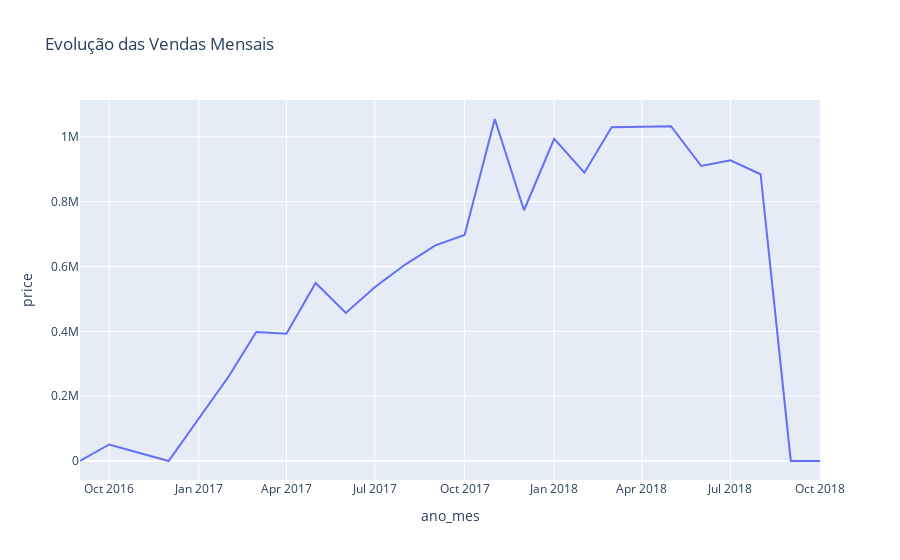

This figure's notebook cell:
### Code cell
vendas_mensais = df.groupby('ano_mes')['price'].sum().reset_index()

fig = px.line(vendas_mensais, x='ano_mes', y='price', title='Evolução das Vendas Mensais')
fig.show()

### Figure 1 — Plotly figure (JSON) as saved in the notebook; plotly's stock layout.template omitted (floating-point values rounded to 4 significant figures)
{"data": [{"hovertemplate": "ano_mes=%{x}<br>price=%{y}<extra></extra>", "legendgroup": "", "line": {"color": "#636efa", "dash": "solid"}, "marker": {"symbol": "circle"}, "mode": "lines", "name": "", "orientation": "v", "showlegend": false, "type": "scatter", "x": ["2016-09", "2016-10", "2016-12", "2017-01", "2017-02", "2017-03", "2017-04", "2017-05", "2017-06", "2017-07", "2017-08", "2017-09", "2017-10", "2017-11", "2017-12", "2018-01", "2018-02", "2018-03", "2018-04", "2018-05", "2018-06", "2018-07", "2018-08", "2018-09", "2018-10"], "xaxis": "x", "y": [267.4, 51070.0, 10.9, 129900.0, 262000.0, 398100.0, 392600.0, 549200.0, 456900.0, 536900.0, 606000.0, 665000.0, 697500.0, 1055000.0, 773600.0, 993700.0, 889500.0, 1030000.0, 1032000.0, 1033000.0, 910100.0, 927400.0, 884700.0, 145.0, 0.0], "yaxis": "y"}], "layout": {"legend": {"tracegroupgap": 0}, "title": {"text": "Evolução das Vendas Mensais"}, "xaxis": {"anchor": "y", "domain": [0, 1], "title": {"text": "ano_mes"}}, "yaxis": {"anchor": "x", "domain": [0, 1], "title": {"text": "price"}}}}
